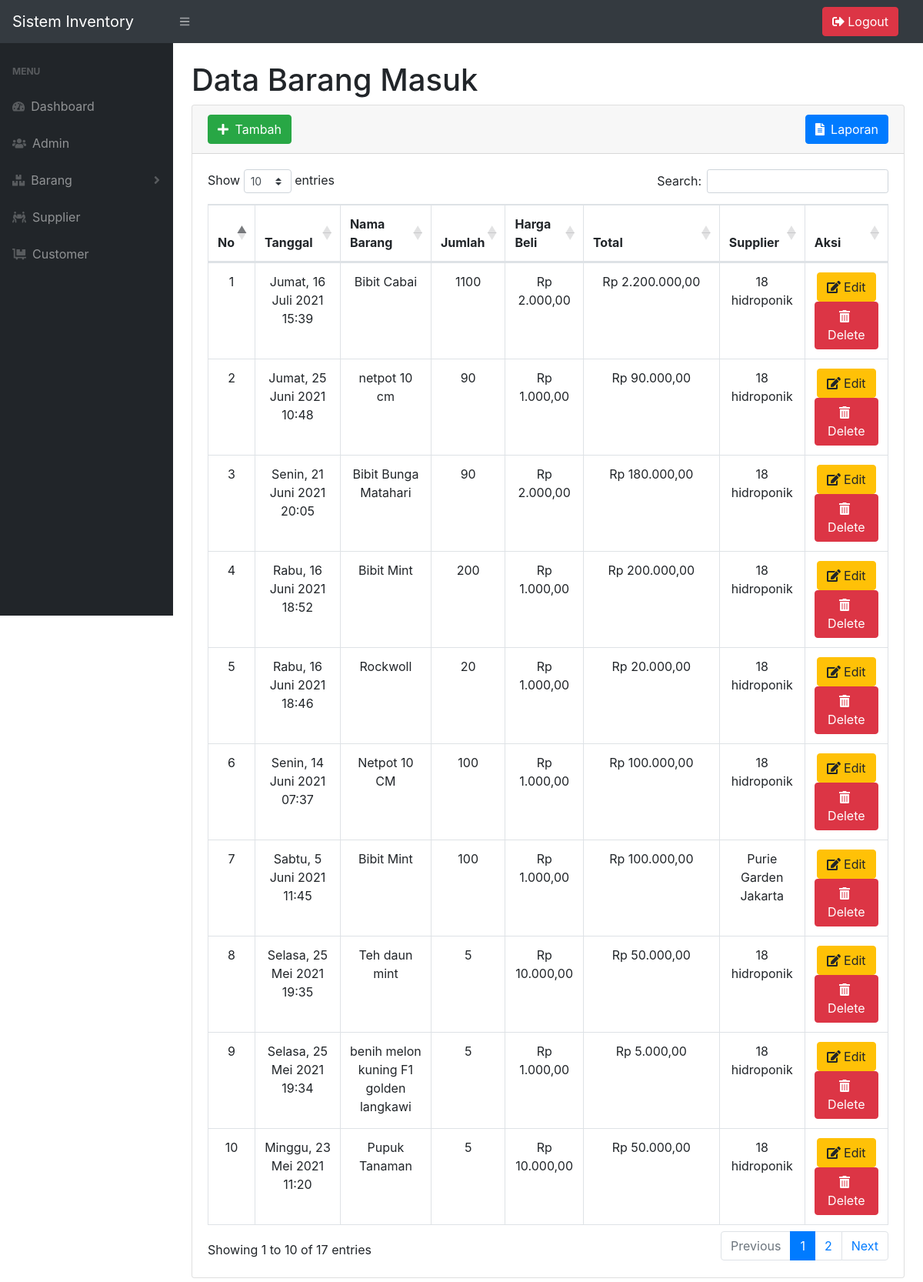
Screenshot of /admin/barang_masuk/index.php (signed in) with the database file from the repository.
### tables this page shows
CREATE TABLE `barangmasuk` (
  `id_barangmasuk` int(5) NOT NULL,
  `tanggal_masuk` datetime NOT NULL DEFAULT current_timestamp(),
  `id_barang` int(5) NOT NULL,
  `jumlah` int(5) NOT NULL,
  `harga_beli` int(9) NOT NULL,
  `total` int(9) NOT NULL,
  `id_supplier` int(5) NOT NULL
);

CREATE TABLE `barang` (
  `id_barang` int(5) NOT NULL,
  `nama_barang` varchar(100) NOT NULL,
  `deskripsi` text NOT NULL,
  `stok` int(5) NOT NULL
);

CREATE TABLE `supplier` (
  `id_supplier` int(5) NOT NULL,
  `nama_supplier` varchar(30) NOT NULL,
  `alamat` text NOT NULL,
  `telp_supplier` varchar(20) NOT NULL
);

### admin/barang_masuk/functions.php (called while the page is built, shortened)
<?php
function rupiah($angka)
{
    $hasil_rupiah = "Rp " . number_format($angka, 2, ',', '.');
    return $hasil_rupiah;
}
function dateIndonesian($date)
{
    $array_hari = array(1 => 'Senin', 'Selasa', 'Rabu', 'Kamis', 'Jumat', 'Sabtu', 'Minggu');
    $array_bulan = array(1 => 'Januari', 'Februari', 'Maret', 'April', 'Mei', 'Juni', 'Juli', 'Agustus', 'September', 'Oktober', 'November', 'Desember');
    $date  = strtotime($date);
    $hari  = $array_hari[date('N', $date)];
    $tanggal = date('j', $date);
    $bulan = $array_bulan[date('n', $date)];
    $tahun = date('Y', $date);
    $formatTanggal = $hari . ", " . $tanggal . " " . $bulan . " " . $tahun;
    return $formatTanggal;
}

### admin/barang_masuk/index.php (the view, shortened to what this page needs)
<?php
require 'functions.php';
?>
<!DOCTYPE html>
<html lang="en">
<head>
    <link href="../assets/styles.css" rel="stylesheet" />
    <link href="https://cdn.datatables.net/1.10.20/css/dataTables.bootstrap4.min.css" rel="stylesheet" />
</head>
<body class="sb-nav-fixed">
    <nav class="sb-topnav navbar navbar-expand navbar-dark bg-dark">
        <a class="navbar-brand" href="#">Sistem Inventory</a>
        <button class="btn btn-link btn-sm order-1 order-lg-0" id="sidebarToggle" href="#"><i class="fas fa-bars"></i></button>
        <form class="d-none d-md-inline-block form-inline ml-auto mr-0 mr-md-3 my-2 my-md-0">
            <div class="input-group">
                <a class="btn btn-danger" href="../logout.php" role="button"><i class="fas fa-sign-out-alt"></i>&nbsp;Logout</a>
            </div>
        </form>
    </nav>
    <div id="layoutSidenav">
        <div id="layoutSidenav_nav">
            <nav class="sb-sidenav accordion sb-sidenav-dark" id="sidenavAccordion">
                <div class="sb-sidenav-menu">
                    <div class="nav">
                        <div class="sb-sidenav-menu-heading">Menu</div>
                        <a class="nav-link" href="../dashboard.php">
                            <div class="sb-nav-link-icon"><i class="fas fa-tachometer-alt"></i></div>
                            Dashboard
                        </a>
                        <a class="nav-link" href="../admin/index.php">
                            <div class="sb-nav-link-icon"><i class="fas fa-users"></i></div>
                            Admin
                        </a>
                        <a class="nav-link collapsed" href="#" data-toggle="collapse" data-target="#collapseLayoutsBarang" aria-expanded="false" aria-controls="collapseLayouts">
                            <div class="sb-nav-link-icon"><i class="fas fa-boxes"></i></div>
                            Barang
                            <div class="sb-sidenav-collapse-arrow"><i class="fas fa-angle-down"></i></div>
                        </a>
                        <a class="nav-link" href="../supplier/index.php">
                            <div class="sb-nav-link-icon"><i class="fas fa-people-carry"></i></div>
                            Supplier
                        </a>
                        <a class="nav-link" href="../customer/index.php">
                            <div class="sb-nav-link-icon"><i class="fas fa-dolly-flatbed"></i></div>
                            Customer
                        </a>
                    </div>
                </div>
            </nav>
        </div>
        <div id="layoutSidenav_content">
            <main>
                <div class="container-fluid">
                    <h1 class="mt-4">Data Barang Masuk</h1>
                    <div class="card mb-4">
                        <div class="card-header">
                            <button type="button" class="btn btn-success" data-toggle="modal" data-target="#tambah"><i class="fas fa-plus mr-1"></i>
                                Tambah
                            </button>
                            <button type="button" class="btn btn-primary" data-toggle="modal" data-target="#laporan" style="float: right;"><i class="fas fa-file-alt mr-1"></i>
                                Laporan
                            </button>
                        </div>
                        <div class="card-body">
                            <div class="table-responsive">
                                <table class="table table-bordered" id="dataTable" width="100%" cellspacing="0">
                                    <thead>
                                        <tr>
                                            <th>No</th>
                                            <th>Tanggal</th>
                                            <th>Nama Barang</th>
                                            <th>Jumlah</th>
                                            <th>Harga Beli</th>
                                            <th>Total</th>
                                            <th>Supplier</th>
                                            <th>Aksi</th>
                                        </tr>
                                    </thead>
                                    <tbody>
                                        <?php
                                        $barangmasuk = mysqli_query($conn, "SELECT * FROM barangmasuk INNER JOIN barang ON barangmasuk.id_barang = barang.id_barang INNER JOIN supplier ON barangmasuk.id_supplier = supplier.id_supplier ORDER BY tanggal_masuk DESC");
                                        $i = 1;
                                        while ($data = mysqli_fetch_assoc($barangmasuk)) :
                                        ?>
                                            <tr>
                                                <td><?php echo $i++; ?></td>
                                                <td><?= dateIndonesian($data['tanggal_masuk']) . " " . date_format(date_create($data['tanggal_masuk']), "H:i"); ?></td>
                                                <td><?= $data['nama_barang']; ?></td>
                                                <td><?= $data['jumlah']; ?></td>
                                                <td><?= rupiah($data['harga_beli']); ?></td>
                                                <td width="20%"><?= rupiah($data['total']); ?></td>
                                                <td><?= $data['nama_supplier']; ?></td>
                                                <td>
                                                    <button type="button" class="btn btn-warning" data-toggle="modal" data-target="#edit<?php echo $data['id_barangmasuk']; ?>">
                                                        <i class="fas fa-edit mr-1"></i>Edit
                                                    </button>
                                                    <button type="button" class="btn btn-danger" data-toggle="modal" data-target="#hapus<?php echo $data['id_barangmasuk']; ?>">
                                                        <i class="fas fa-trash-alt mr-1"></i>Delete
                                                    </button>
                                                </td>
                                            </tr>
                                        <?php
                                        endwhile;
                                        ?>
                                    </tbody>
                                </table>
                            </div>
                        </div>
                    </div>
                </div>
            </main>
        </div>
    </div>
</body>
</html>

### admin/barang_masuk/index.php (style rules this page uses)
table thead tr th, td { text-align: center; }

### rows the page displays
barangmasuk: tanggal_masuk "Jumat, 16 Juli 2021", tanggal_masuk "15:39", id_barang.nama_barang "Bibit Cabai", jumlah "1100", harga_beli "Rp 2.000,00", total "Rp 2.200.000,00", id_supplier.nama_supplier "18 hidroponik"
barangmasuk: tanggal_masuk "Jumat, 25 Juni 2021", tanggal_masuk "10:48", id_barang.nama_barang "netpot 10 cm", jumlah "90", harga_beli "Rp 1.000,00", total "Rp 90.000,00", id_supplier.nama_supplier "18 hidroponik"
barangmasuk: tanggal_masuk "Senin, 21 Juni 2021", tanggal_masuk "20:05", id_barang.nama_barang "Bibit Bunga Matahari", jumlah "90", harga_beli "Rp 2.000,00", total "Rp 180.000,00", id_supplier.nama_supplier "18 hidroponik"
barangmasuk: tanggal_masuk "Rabu, 16 Juni 2021", tanggal_masuk "18:52", id_barang.nama_barang "Bibit Mint", jumlah "200", harga_beli "Rp 1.000,00", total "Rp 200.000,00", id_supplier.nama_supplier "18 hidroponik"
barangmasuk: tanggal_masuk "Rabu, 16 Juni 2021", tanggal_masuk "18:46", id_barang.nama_barang "Rockwoll", jumlah "20", harga_beli "Rp 1.000,00", total "Rp 20.000,00", id_supplier.nama_supplier "18 hidroponik"
barangmasuk: tanggal_masuk "Senin, 14 Juni 2021", tanggal_masuk "07:37", id_barang.nama_barang "Netpot 10 CM", jumlah "100", harga_beli "Rp 1.000,00", total "Rp 100.000,00", id_supplier.nama_supplier "18 hidroponik"
barangmasuk: tanggal_masuk "Sabtu, 5 Juni 2021", tanggal_masuk "11:45", id_barang.nama_barang "Bibit Mint", jumlah "100", harga_beli "Rp 1.000,00", total "Rp 100.000,00", id_supplier.nama_supplier "Purie Garden Jakarta"
barangmasuk: tanggal_masuk "Selasa, 25 Mei 2021", tanggal_masuk "19:35", id_barang.nama_barang "Teh daun mint", jumlah "5", harga_beli "Rp 10.000,00", total "Rp 50.000,00", id_supplier.nama_supplier "18 hidroponik"
barangmasuk: tanggal_masuk "Selasa, 25 Mei 2021", tanggal_masuk "19:34", id_barang.nama_barang "benih melon kuning F1 golden langkawi", jumlah "5", harga_beli "Rp 1.000,00", total "Rp 5.000,00", id_supplier.nama_supplier "18 hidroponik"
barangmasuk: tanggal_masuk "Minggu, 23 Mei 2021", tanggal_masuk "11:20", id_barang.nama_barang "Pupuk Tanaman", jumlah "5", harga_beli "Rp 10.000,00", total "Rp 50.000,00", id_supplier.nama_supplier "18 hidroponik"
